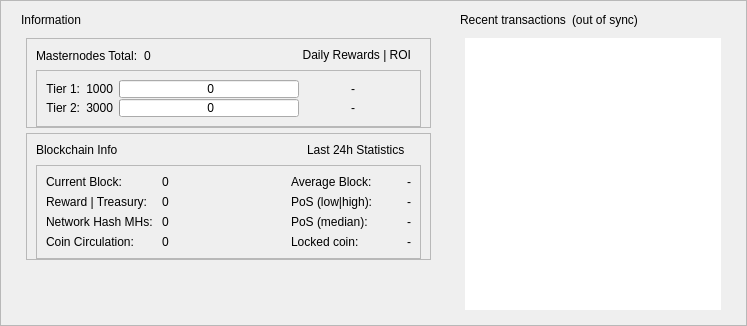
      <widget class="QFrame" name="frame_bottom">
       <property name="minimumSize">
        <size>
         <width>0</width>
         <height>100</height>
        </size>
       </property>
       <property name="maximumSize">
        <size>
         <width>16777215</width>
         <height>16777215</height>
        </size>
       </property>
       <property name="frameShape">
        <enum>QFrame::StyledPanel</enum>
       </property>
       <property name="frameShadow">
        <enum>QFrame::Raised</enum>
       </property>
       <layout class="QHBoxLayout" name="horizontalLayout_7">
        <property name="topMargin">
         <number>0</number>
        </property>
        <property name="bottomMargin">
         <number>4</number>
        </property>
        <item>
         <widget class="QFrame" name="frame_bottom_1">
          <property name="minimumSize">
           <size>
            <width>0</width>
            <height>320</height>
           </size>
          </property>
          <layout class="QVBoxLayout" name="verticalLayout_9">
           <item>
            <layout class="QVBoxLayout" name="verticalLayout_7">
             <item>
              <layout class="QHBoxLayout" name="horizontalLayout_12">
               <item>
                <widget class="QLabel" name="label_7">
                 <property name="text">
                  <string>Information</string>
                 </property>
                </widget>
               </item>
               <item>
                <spacer name="horizontalSpacer_10">
                 <property name="orientation">
                  <enum>Qt::Horizontal</enum>
                 </property>
                 <property name="sizeHint" stdset="0">
                  <size>
                   <width>40</width>
                   <height>20</height>
                  </size>
                 </property>
                </spacer>
               </item>
              </layout>
             </item>
             <item>
              <widget class="QWidget" name="infoWidget" native="true">
               <layout class="QVBoxLayout" name="informationWidget">
                <property name="spacing">
                 <number>5</number>
                </property>
                <property name="leftMargin">
                 <number>5</number>
                </property>
                <property name="topMargin">
                 <number>2</number>
                </property>
                <property name="rightMargin">
                 <number>5</number>
                </property>
                <property name="bottomMargin">
                 <number>2</number>
                </property>
                <item>
                 <widget class="QFrame" name="frameMnInfo">
                  <property name="frameShape">
                   <enum>QFrame::StyledPanel</enum>
                  </property>
                  <property name="frameShadow">
                   <enum>QFrame::Raised</enum>
                  </property>
                  <layout class="QVBoxLayout" name="verticalLayout_17">
                   <property name="bottomMargin">
                    <number>0</number>
                   </property>
                   <item>
                    <layout class="QHBoxLayout" name="horizontalLayout_9">
                     <item>
                      <widget class="QLabel" name="labelMnTotal">
                       <property name="minimumSize">
                        <size>
                         <width>0</width>
                         <height>0</height>
                        </size>
                       </property>
                       <property name="maximumSize">
                        <size>
                         <width>16777215</width>
                         <height>16777215</height>
                        </size>
                       </property>
                       <property name="text">
                        <string>Masternodes Total:</string>
                       </property>
                      </widget>
                     </item>
                     <item>
                      <widget class="QLabel" name="labelMnTotal_Value">
                       <property name="text">
                        <string>0</string>
                       </property>
                      </widget>
                     </item>
                     <item>
                      <spacer name="horizontalSpacer_7">
                       <property name="orientation">
                        <enum>Qt::Horizontal</enum>
                       </property>
                       <property name="sizeHint" stdset="0">
                        <size>
                         <width>40</width>
                         <height>16</height>
                        </size>
                       </property>
                      </spacer>
                     </item>
                     <item>
                      <widget class="QLabel" name="labelROI">
                       <property name="minimumSize">
                        <size>
                         <width>0</width>
                         <height>0</height>
                        </size>
                       </property>
                       <property name="maximumSize">
                        <size>
                         <width>16777215</width>
                         <height>16777215</height>
                        </size>
                       </property>
                       <property name="text">
                        <string>Daily Rewards | ROI   </string>
                       </property>
                       <property name="alignment">
                        <set>Qt::AlignRight</set>
                       </property>
                      </widget>
                     </item>
                    </layout>
                   </item>
                   <item>
                    <widget class="QFrame" name="frameMnInfoLevels">
                     <property name="frameShape">
                      <enum>QFrame::StyledPanel</enum>
                     </property>
                     <property name="frameShadow">
                      <enum>QFrame::Raised</enum>
                     </property>
                     <layout class="QGridLayout" name="gridLayout_2">
                      <property name="verticalSpacing">
                       <number>1</number>
                      </property>
                      <item row="0" column="2">
                       <widget class="QProgressBar" name="graphMN1">
                        <property name="minimumSize">
                         <size>
                          <width>0</width>
                          <height>18</height>
                         </size>
                        </property>
                        <property name="maximumSize">
                         <size>
                          <width>16777215</width>
                          <height>18</height>
                         </size>
                        </property>
                        <property name="value">
                         <number>0</number>
                        </property>
                        <property name="format">
                         <string> %v</string>
                        </property>
                       </widget>
                      </item>
                      <item row="1" column="2">
                       <widget class="QProgressBar" name="graphMN2">
                        <property name="minimumSize">
                         <size>
                          <width>0</width>
                          <height>18</height>
                         </size>
                        </property>
                        <property name="maximumSize">
                         <size>
                          <width>16777215</width>
                          <height>18</height>
                         </size>
                        </property>
                        <property name="value">
                         <number>0</number>
                        </property>
                        <property name="format">
                         <string> %v</string>
                        </property>
                       </widget>
                      </item>
                      <item row="0" column="3">
                       <widget class="QLabel" name="roi_11">
                        <property name="minimumSize">
                         <size>
                          <width>50</width>
                          <height>0</height>
                         </size>
                        </property>
                        <property name="maximumSize">
                         <size>
                          <width>16777215</width>
                          <height>16777215</height>
                         </size>
                        </property>
                        <property name="text">
                         <string>-</string>
                        </property>
                        <property name="alignment">
                         <set>Qt::AlignRight|Qt::AlignTrailing|Qt::AlignVCenter</set>
                        </property>
                       </widget>
                      </item>
                      <item row="0" column="4">
                       <widget class="QLabel" name="roi_12">
                        <property name="minimumSize">
                         <size>
                          <width>50</width>
                          <height>0</height>
                         </size>
                        </property>
                        <property name="maximumSize">
                         <size>
                          <width>16777215</width>
                          <height>16777215</height>
                         </size>
                        </property>
                        <property name="text">
                         <string/>
                        </property>
                        <property name="alignment">
                         <set>Qt::AlignLeading|Qt::AlignLeft|Qt::AlignVCenter</set>
                        </property>
                       </widget>
                      </item>
                      <item row="1" column="3">
                       <widget class="QLabel" name="roi_21">
                        <property name="minimumSize">
                         <size>
                          <width>50</width>
                          <height>0</height>
                         </size>
                        </property>
                        <property name="maximumSize">
                         <size>
                          <width>16777215</width>
                          <height>16777215</height>
                         </size>
                        </property>
                        <property name="text">
                         <string>-</string>
                        </property>
                        <property name="alignment">
                         <set>Qt::AlignRight|Qt::AlignTrailing|Qt::AlignVCenter</set>
                        </property>
                       </widget>
                      </item>
                      <item row="1" column="4">
                       <widget class="QLabel" name="roi_22">
                        <property name="minimumSize">
                         <size>
                          <width>50</width>
                          <height>0</height>
                         </size>
                        </property>
                        <property name="maximumSize">
                         <size>
                          <width>16777215</width>
                          <height>16777215</height>
                         </size>
                        </property>
                        <property name="text">
                         <string/>
                        </property>
                        <property name="alignment">
                         <set>Qt::AlignLeading|Qt::AlignLeft|Qt::AlignVCenter</set>
                        </property>
                       </widget>
                      </item>
                       <item row="0" column="0">
                       <widget class="QLabel" name="label">
                        <property name="minimumSize">
                         <size>
                          <width>0</width>
                          <height>0</height>
                         </size>
                        </property>
                        <property name="maximumSize">
                         <size>
                          <width>16777215</width>
                          <height>16777215</height>
                         </size>
                        </property>
                        <property name="text">
                         <string>Tier 1:</string>
                        </property>
                        <property name="alignment">
                         <set>Qt::AlignRight|Qt::AlignTrailing|Qt::AlignVCenter</set>
                        </property>
                       </widget>
                      </item>
                      <item row="1" column="0">
                       <widget class="QLabel" name="label_2">
                        <property name="minimumSize">
                         <size>
                          <width>0</width>
                          <height>0</height>
                         </size>
                        </property>
                        <property name="maximumSize">
                         <size>
                          <width>16777215</width>
                          <height>16777215</height>
                         </size>
                        </property>
                        <property name="text">
                         <string>Tier 2:</string>
                        </property>
                        <property name="alignment">
                         <set>Qt::AlignRight|Qt::AlignTrailing|Qt::AlignVCenter</set>
                        </property>
                       </widget>
                      </item>
                      <item row="0" column="1">
                       <widget class="QLabel" name="label_lcolat">
                        <property name="text">
                         <string>1000</string>
                        </property>
                        <property name="alignment">
                         <set>Qt::AlignRight|Qt::AlignTrailing|Qt::AlignVCenter</set>
                        </property>
                       </widget>
                      </item>
                      <item row="1" column="1">
                       <widget class="QLabel" name="label_mcolat">
                        <property name="text">
                         <string>3000</string>
                        </property>
                        <property name="alignment">
                         <set>Qt::AlignRight|Qt::AlignTrailing|Qt::AlignVCenter</set>
                        </property>
                       </widget>
                      </item>
                     </layout>
                    </widget>
                   </item>
                  </layout>
                 </widget>
                </item>
                <item>
                 <widget class="QFrame" name="frameBlockchainInfo">
                  <property name="frameShape">
                   <enum>QFrame::StyledPanel</enum>
                  </property>
                  <property name="frameShadow">
                   <enum>QFrame::Raised</enum>
                  </property>
                  <layout class="QVBoxLayout" name="verticalLayout_18">
                   <property name="bottomMargin">
                    <number>0</number>
                   </property>
                   <item>
                    <layout class="QHBoxLayout" name="horizontalLayout_13">
                     <item>
                      <widget class="QLabel" name="label_blockchaininfo">
                       <property name="text">
                        <string>Blockchain Info</string>
                       </property>
                       <property name="alignment">
                        <set>Qt::AlignLeading</set>
                       </property>
                      </widget>
                     </item>
                     <item>
                      <spacer name="horizontalSpacer_6">
                       <property name="orientation">
                        <enum>Qt::Horizontal</enum>
                       </property>
                       <property name="sizeType">
                        <enum>QSizePolicy::Expanding</enum>
                       </property>
                       <property name="sizeHint" stdset="0">
                        <size>
                         <width>40</width>
                         <height>16</height>
                        </size>
                       </property>
                      </spacer>
                     </item>
                     <item>
                      <widget class="QLabel" name="label_24hblockchaininfo">
                       <property name="text">
                        <string>Last 24h Statistics     </string>
                       </property>
                       <property name="alignment">
                        <set>Qt::AlignRight</set>
                       </property>
                      </widget>
                     </item>
                    </layout>
                   </item>
                   <item>
                    <widget class="QFrame" name="frameBlockchainInfoData">
                     <property name="frameShape">
                      <enum>QFrame::StyledPanel</enum>
                     </property>
                     <property name="frameShadow">
                      <enum>QFrame::Raised</enum>
                     </property>
                     <layout class="QGridLayout" name="gridLayout_3">
                      <item row="0" column="0">
                       <widget class="QLabel" name="label_CurrentBlock">
                        <property name="minimumSize">
                         <size>
                          <width>110</width>
                          <height>0</height>
                         </size>
                        </property>
                        <property name="maximumSize">
                         <size>
                          <width>130</width>
                          <height>16777215</height>
                         </size>
                        </property>
                        <property name="text">
                         <string>Current Block:</string>
                        </property>
                        <property name="alignment">
                         <set>Qt::AlignVCenter</set>
                        </property>
                       </widget>
                      </item>
                      <item row="0" column="1">
                       <widget class="QLabel" name="label_CurrentBlock_value">
                        <property name="minimumSize">
                         <size>
                          <width>110</width>
                          <height>0</height>
                         </size>
                        </property>
                        <property name="maximumSize">
                         <size>
                          <width>130</width>
                          <height>16777215</height>
                         </size>
                        </property>
                        <property name="text">
                         <string>0</string>
                        </property>
                        <property name="alignment">
                         <set>Qt::AlignVCenter</set>
                        </property>
                       </widget>
                      </item>
                      <item row="0" column="2">
                       <widget class="QLabel" name="label_spacer">
                        <property name="minimumSize">
                         <size>
                          <width>0</width>
                          <height>0</height>
                         </size>
                        </property>
                        <property name="maximumSize">
                         <size>
                          <width>16777215</width>
                          <height>16777215</height>
                         </size>
                        </property>
                        <property name="text">
                         <string/>
                        </property>
                       </widget>
                      </item>
                      <item row="0" column="3">
                       <widget class="QLabel" name="label_24hBlock">
                        <property name="minimumSize">
                         <size>
                          <width>110</width>
                          <height>0</height>
                         </size>
                        </property>
                        <property name="maximumSize">
                         <size>
                          <width>130</width>
                          <height>16777215</height>
                         </size>
                        </property>
                        <property name="text">
                         <string>Average Block:</string>
                        </property>
                        <property name="alignment">
                         <set>Qt::AlignVCenter</set>
                        </property>
                       </widget>
                      </item>
                      <item row="0" column="4">
                       <widget class="QLabel" name="label_24hBlock_value">
                        <property name="minimumSize">
                         <size>
                          <width>0</width>
                          <height>0</height>
                         </size>
                        </property>
                        <property name="maximumSize">
                         <size>
                          <width>100</width>
                          <height>16777215</height>
                         </size>
                        </property>
                        <property name="text">
                         <string>-</string>
                        </property>
                        <property name="alignment">
                         <set>Qt::AlignVCenter</set>
                        </property>
                       </widget>
                      </item>
                      <item row="1" column="0">
                       <widget class="QLabel" name="label_CurrentBlockReward">
                        <property name="text">
                         <string>Reward | Treasury:</string>
                        </property>
                        <property name="alignment">
                         <set>Qt::AlignVCenter</set>
                        </property>
                       </widget>
                      </item>
                      <item row="1" column="1">
                       <widget class="QLabel" name="label_CurrentBlockReward_value">
                        <property name="text">
                         <string>0</string>
                        </property>
                        <property name="alignment">
                         <set>Qt::AlignVCenter</set>
                        </property>
                       </widget>
                      </item>
                      <item row="1" column="3">
                       <widget class="QLabel" name="label_24hPoS">
                        <property name="toolTip">
                         <string>Average value of 100 max/min inputs in the last 24 hours</string>
                        </property>
                        <property name="text">
                         <string>PoS (low|high):</string>
                        </property>
                        <property name="alignment">
                         <set>Qt::AlignVCenter</set>
                        </property>
                       </widget>
                      </item>
                      <item row="1" column="4">
                       <widget class="QLabel" name="label_24hPoS_value">
                        <property name="text">
                         <string>-</string>
                        </property>
                        <property name="alignment">
                         <set>Qt::AlignVCenter</set>
                        </property>
                       </widget>
                      </item>
                      <item row="2" column="0">
                       <widget class="QLabel" name="label_Nethash">
                        <property name="text">
                         <string>Network Hash MHs:</string>
                        </property>
                        <property name="alignment">
                         <set>Qt::AlignVCenter</set>
                        </property>
                       </widget>
                      </item>
                      <item row="2" column="1">
                       <widget class="QLabel" name="label_Nethash_value">
                        <property name="text">
                         <string>0</string>
                        </property>
                        <property name="alignment">
                         <set>Qt::AlignVCenter</set>
                        </property>
                       </widget>
                      </item>
                      <item row="2" column="3">
                       <widget class="QLabel" name="label_24hPoSMedian">
                        <property name="toolTip">
                         <string>Median value of all PoS inputs in the last 24 hours</string>
                        </property>
                        <property name="text">
                         <string>PoS (median):</string>
                        </property>
                        <property name="alignment">
                         <set>Qt::AlignVCenter</set>
                        </property>
                       </widget>
                      </item>
                      <item row="2" column="4">
                       <widget class="QLabel" name="label_24hPoSMedian_value">
                        <property name="text">
                         <string>-</string>
                        </property>
                        <property name="alignment">
                         <set>Qt::AlignVCenter</set>
                        </property>
                       </widget>
                      </item>
                      <item row="3" column="0">
                       <widget class="QLabel" name="label_Supply">
                        <property name="text">
                         <string>Coin Circulation:</string>
                        </property>
                        <property name="alignment">
                         <set>Qt::AlignVCenter</set>
                        </property>
                       </widget>
                      </item>
                      <item row="3" column="1">
                       <widget class="QLabel" name="label_Supply_value">
                        <property name="text">
                         <string>0</string>
                        </property>
                        <property name="alignment">
                         <set>Qt::AlignVCenter</set>
                        </property>
                       </widget>
                      </item>
                      <item row="3" column="3">
                       <widget class="QLabel" name="label_LockedCoin">
                        <property name="text">
                         <string>Locked coin:</string>
                        </property>
                        <property name="alignment">
                         <set>Qt::AlignVCenter</set>
                        </property>
                       </widget>
                      </item>
                      <item row="3" column="4">
                       <widget class="QLabel" name="label_LockedCoin_value">
                        <property name="text">
                         <string>-</string>
                        </property>
                        <property name="alignment">
                         <set>Qt::AlignVCenter</set>
                        </property>
                       </widget>
                      </item>
                     </layout>
                    </widget>
                   </item>
                  </layout>
                 </widget>
                </item>
                <item>
                 <spacer name="verticalSpacer_2">
                  <property name="orientation">
                   <enum>Qt::Vertical</enum>
                  </property>
                  <property name="sizeHint" stdset="0">
                   <size>
                    <width>20</width>
                    <height>10</height>
                   </size>
                  </property>
                 </spacer>
                </item>
               </layout>
              </widget>
             </item>
            </layout>
           </item>
          </layout>
         </widget>
        </item>
        <item>
         <widget class="QFrame" name="frame_bottom_2">
          <property name="minimumSize">
           <size>
            <width>0</width>
            <height>320</height>
           </size>
          </property>
          <layout class="QVBoxLayout" name="verticalLayout_10">
           <item>
            <layout class="QVBoxLayout" name="verticalLayout_8">
             <item>
              <layout class="QHBoxLayout" name="horizontalLayout_8">
               <item>
                <widget class="QLabel" name="label_6">
                 <property name="text">
                  <string>Recent transactions</string>
                 </property>
                </widget>
               </item>
               <item>
                <widget class="QLabel" name="labelTransactionsStatus">
                 <property name="text">
                  <string>(out of sync)</string>
                 </property>
                </widget>
               </item>
               <item>
                <spacer name="horizontalSpacer_2">
                 <property name="orientation">
                  <enum>Qt::Horizontal</enum>
                 </property>
                 <property name="sizeHint" stdset="0">
                  <size>
                   <width>40</width>
                   <height>20</height>
                  </size>
                 </property>
                </spacer>
               </item>
              </layout>
             </item>
             <item>
              <widget class="QWidget" name="recentTxWidget" native="true">
               <layout class="QVBoxLayout" name="verticalLayout_4">
                <property name="spacing">
                 <number>5</number>
                </property>
                <property name="leftMargin">
                 <number>5</number>
                </property>
                <property name="topMargin">
                 <number>2</number>
                </property>
                <property name="rightMargin">
                 <number>5</number>
                </property>
                <property name="bottomMargin">
                 <number>2</number>
                </property>
                <item>
                 <widget class="QListView" name="listTransactions">
                  <property name="sizePolicy">
                   <sizepolicy hsizetype="Expanding" vsizetype="Expanding">
                    <horstretch>0</horstretch>
                    <verstretch>0</verstretch>
                   </sizepolicy>
                  </property>
                  <property name="frameShape">
                   <enum>QFrame::NoFrame</enum>
                  </property>
                  <property name="verticalScrollBarPolicy">
                   <enum>Qt::ScrollBarAlwaysOff</enum>
                  </property>
                  <property name="horizontalScrollBarPolicy">
                   <enum>Qt::ScrollBarAlwaysOff</enum>
                  </property>
                  <property name="alternatingRowColors">
                   <bool>true</bool>
                  </property>
                 </widget>
                </item>
               </layout>
              </widget>
             </item>
            </layout>
           </item>
          </layout>
         </widget>
        </item>
       </layout>
      </widget>
